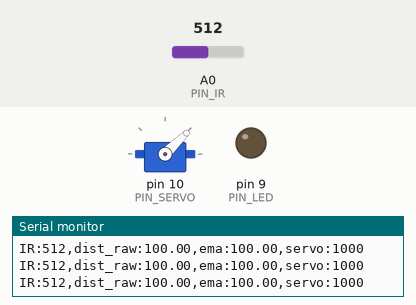
Recording of a sketch running on a simulated Arduino Uno, built with avr-gcc and run on an emulated ATmega328P. Parts: servo, output pins drawn as LEDs (lit = HIGH), the last lines printed to the serial monitor. Inputs (shaded band) come from the test bench; at power-on: A0 (PIN_IR) = 512.

Above: at 1.2 s.
1.3 s: A0 (PIN_IR) set to 357
2.8 s: A0 (PIN_IR) set to 331
At 3.6 s:
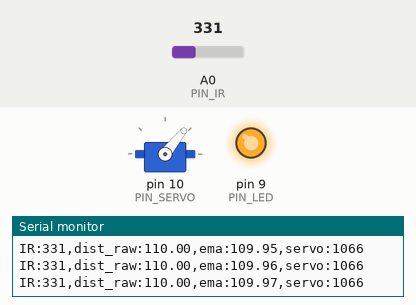
5.8 s: A0 (PIN_IR) set to 306
At 6.13 s:
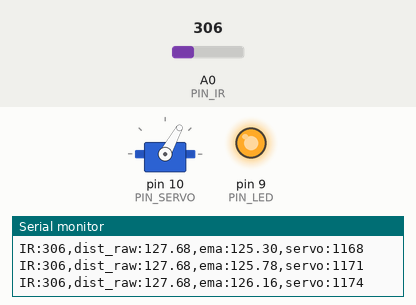
7.7 s: A0 (PIN_IR) set to 240
At 9.1 s:
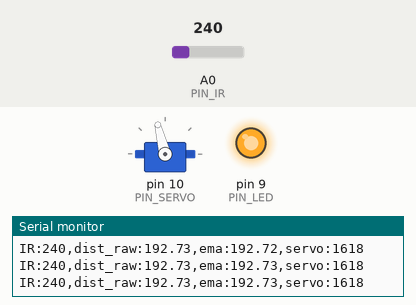
9.7 s: A0 (PIN_IR) set to 260
At 11.3 s:
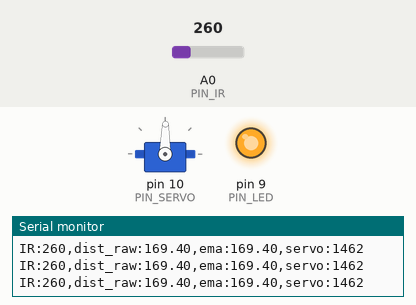
11.7 s: A0 (PIN_IR) set to 122
At 12.5 s:
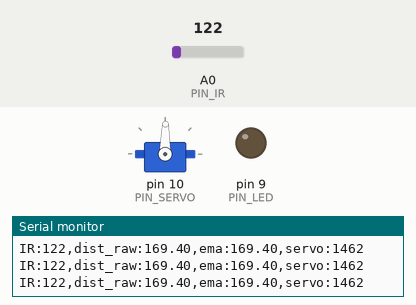
Timing chart, 0 to 14.2 s (numbered marks = the images above; inputs shaded):
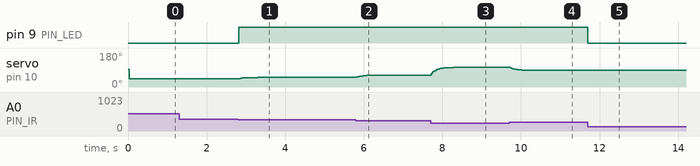

Measured:
- the behaviour switches between 348 and 347 on A0 (PIN_IR) (found by bisection; images 0 and 1)
- after the input at 2.8 s, pin 9 (PIN_LED): LOW → HIGH at once; servo on pin 10 (PIN_SERVO): 44° → 48° at once, → 50° 0.15 s later, → 51° 0.33 s later
- after the input at 5.8 s, servo on pin 10 (PIN_SERVO): moves from 51° to 62° over 0.39 s, starting at once
- after the input at 7.7 s, servo on pin 10 (PIN_SERVO): moves from 62° to 104° over 0.57 s, starting at once
- after the input at 9.7 s, servo on pin 10 (PIN_SERVO): moves from 104° to 89° over 0.48 s, starting at once
- after the input at 11.7 s, pin 9 (PIN_LED): HIGH → LOW at once

The sketch:

17_example_3.ino
```cpp
#include <Servo.h>

#define PIN_IR    A0
#define PIN_LED   9
#define PIN_SERVO 10

#define _DUTY_MIN 1000
#define _DUTY_NEU 1500
#define _DUTY_MAX 2000

#define _DIST_MIN 100.0
#define _DIST_MAX 250.0

#define EMA_ALPHA 0.2
#define LOOP_INTERVAL 30

Servo myservo;
unsigned long last_loop_time = 0;

float dist_prev = _DIST_MIN;
float dist_ema = _DIST_MIN;

void setup()
{
  pinMode(PIN_LED, OUTPUT);
  myservo.attach(PIN_SERVO);
  myservo.writeMicroseconds(_DUTY_NEU);
  Serial.begin(1000000);
}

void loop()
{
  unsigned long time_curr = millis();
  if (time_curr < (last_loop_time + LOOP_INTERVAL)) return;
  last_loop_time += LOOP_INTERVAL;

  int a_value = analogRead(PIN_IR);
  float dist_raw = (6762.0 / (a_value - 9.0) - 4.0) * 10.0 - 60.0;

  if (dist_raw >= _DIST_MIN && dist_raw <= _DIST_MAX) {
    digitalWrite(PIN_LED, HIGH);
  } else {
    digitalWrite(PIN_LED, LOW);
    dist_raw = dist_prev;
  }

  dist_ema = EMA_ALPHA * dist_raw + (1.0 - EMA_ALPHA) * dist_prev;
  dist_prev = dist_ema;

  int duty = (int)(_DUTY_MIN + (_DUTY_MAX - _DUTY_MIN) * ((dist_ema - _DIST_MIN) / (_DIST_MAX - _DIST_MIN)));

  myservo.writeMicroseconds(duty);

  Serial.print("IR:");         Serial.print(a_value);
  Serial.print(",dist_raw:");  Serial.print(dist_raw);
  Serial.print(",ema:");       Serial.print(dist_ema);
  Serial.print(",servo:");     Serial.print(duty);
  Serial.println();
}
```
